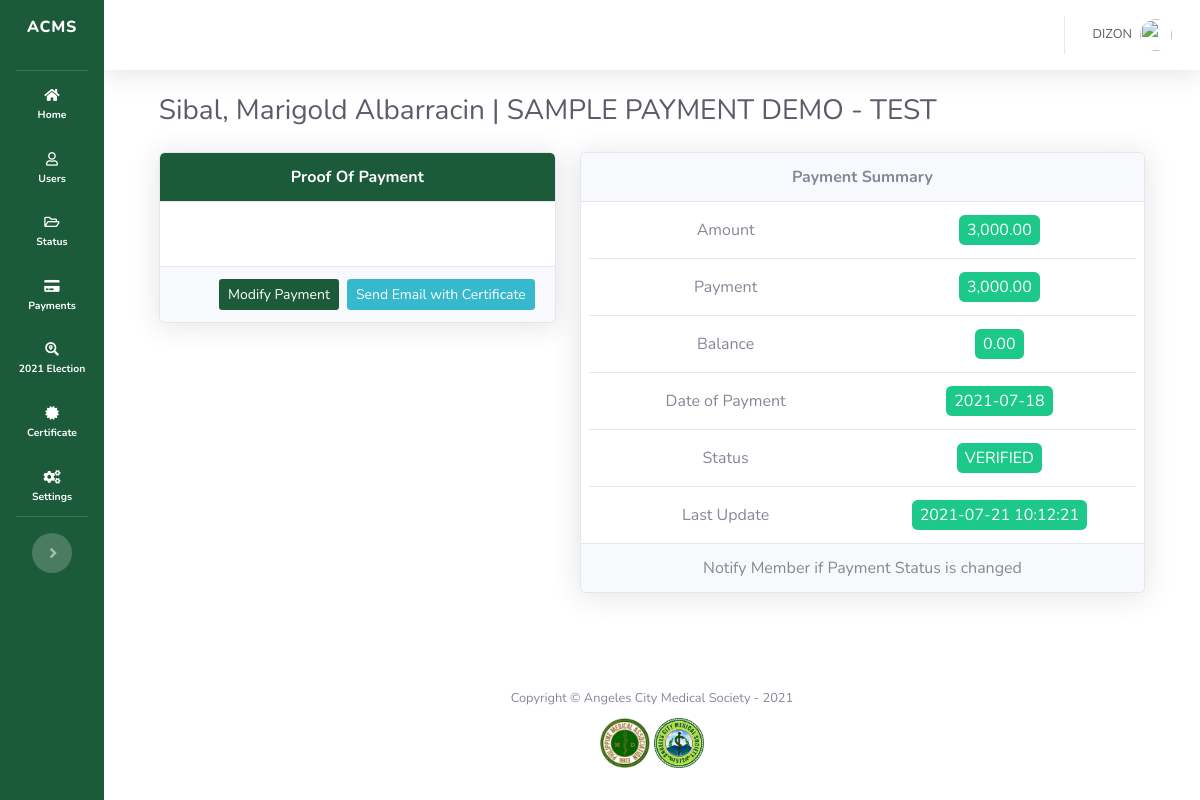
The app's page /admin/payment_user_view.php?user_payment_id=2294 (signed in) with its own data.
### tables this page shows
CREATE TABLE `user_payments` (
  `id` int(11) NOT NULL,
  `user_id` int(11) NOT NULL,
  `payment_id` int(11) NOT NULL,
  `amount_paid` float NOT NULL DEFAULT 0,
  `proof_of_payment` varchar(255) DEFAULT NULL,
  `date_of_payment` date DEFAULT NULL,
  `status` enum('PENDING','VERIFIED','AWAITING VERIFICATION','') NOT NULL DEFAULT 'PENDING',
  `created_at` datetime NOT NULL DEFAULT current_timestamp(),
  `updated_at` datetime NOT NULL DEFAULT current_timestamp(),
  `deleted_at` datetime DEFAULT NULL
);

CREATE TABLE `payments` (
  `id` int(11) NOT NULL,
  `title` varchar(255) NOT NULL,
  `category` varchar(255) NOT NULL,
  `amount` float NOT NULL DEFAULT 0,
  `auto_assign` tinyint(1) NOT NULL DEFAULT 1,
  `created_at` datetime NOT NULL DEFAULT current_timestamp(),
  `updated_at` datetime NOT NULL DEFAULT current_timestamp(),
  `deleted_at` datetime DEFAULT NULL
);

### admin/payment_user_view.php (the view, shortened to what this page needs)
<?php
    include('dbh.php');
    if(!isset($_GET["user_payment_id"]))
    {
        header("location: payment_index.php");
    }
    else
    {
        $statement = $mysqli->prepare("SELECT
                                        user_payments.id,
                                        user_payments.status,
                                        user_payments.user_id,
                                        user_payments.amount_paid,
                                        user_payments.proof_of_payment,
                                        user_payments.date_of_payment,
                                        user_payments.updated_at,
                                        payments.title, payments.category,
                                        payments.amount,
                                        users.level_access,
                                        users.id as user_id,
                                        CONCAT(users.last_name, ', ' ,users.first_name , ' ' ,users.middle_name) AS fullname
                                        FROM user_payments
                                        JOIN payments ON user_payments.payment_id=payments.id
                                        JOIN users ON users.id=user_payments.user_id
                                        WHERE user_payments.id=?"
                                    );
        $statement->bind_param("i", $_GET["user_payment_id"]);
        $statement->execute();
        $result       = $statement->get_result();
        if($result->num_rows == 0)
        {
            header("location: payment_user_list.php");
        }
        else
        {
            $user_payment = $result->fetch_assoc();
        }
    }
    include('sidebar.php');
?>
    <div id="content-wrapper" class="d-flex flex-column">
      <div id="content">
<?php require('topbar.php'); ?>
        <div class="container-fluid">
            <div class="d-sm-flex align-items-center justify-content-between mb-4">
                <h1 class="h3 mb-0 text-gray-800"><?=$user_payment['fullname'] . ' | ' . $user_payment['title'] . ' - ' . $user_payment['category'] ?></h1>
            </div>
            <div class="row">
                <div class="col-md-5">
                    <div class="card shadow overflow-auto">
                        <div class="card-header bg-gradient-primary text-white text-center font-weight-bold">
                            Proof Of Payment
                        </div>
                        <div class="card-body">
                        </div>
                        <?php if((isset($user_payment['proof_of_payment']) && !empty($user_payment['proof_of_payment']))): ?>
                        <div class="card-footer d-flex justify-content-end">
                            <button type="button" class="btn btn-sm bg-gradient-primary text-white"  data-toggle="modal" data-target="#modal_verify_payment">
                                <?php if($user_payment['status'] != "VERIFIED"): ?>
                                    Verify Payment
                                <?php else: ?>
                                    Modify Payment
                                <?php endif ?>
                            </button>
                            <?php if($user_payment['status'] == "VERIFIED"): ?>
                                <form action="process_email.php" method="post">
                                    <button type="submit" name="verify_payment_certificate" class="btn btn-sm btn-info ml-2">
                                        Send Email with Certificate
                                    </button>
                                </form>
                            <?php endif ?>
                        </div>
                        <?php endif ?>
                    </div>
                </div>
                <div class="col-md-7">
                    <div class="card shadow overflow-auto">
                        <div class="card-header font-weight-bold text-center">
                            Payment Summary
                        </div>
                        <div class="card-body py-0">
                            <div class="row border-bottom py-3">
                                <div class="col-md-6 text-center">
                                    Amount
                                </div>
                                <div class="col-md-6 text-center">
                                    <span class="bg-success text-white rounded px-2 py-1">
                                        <?=number_format($user_payment['amount'], 2)?>
                                    </span>
                                </div>
                            </div>
                            <div class="row border-bottom py-3">
                                <div class="col-md-6 text-center">
                                    Payment
                                </div>
                                <div class="col-md-6 text-center">
                                    <span class="bg-success text-white rounded px-2 py-1">
                                        <?=number_format($user_payment['amount_paid'], 2)?>
                                    </span>
                                </div>
                            </div>
                            <div class="row border-bottom py-3">
                                <div class="col-md-6 text-center">
                                    Balance
                                </div>
                                <div class="col-md-6 text-center">
                                    <span class="bg-success text-white rounded px-2 py-1">
                                        <?php
                                            $balance = number_format(($user_payment['amount'] - $user_payment['amount_paid']) ,2)
                                        ?>
                                        <?=$balance?>
                                    </span>
                                </div>
                            </div>
                            <div class="row border-bottom py-3">
                                <div class="col-md-6 text-center">
                                    Date of Payment
                                </div>
                                <div class="col-md-6 text-center">
                                    <span class="bg-success text-white rounded px-2 py-1">
                                        <?=$user_payment['date_of_payment'] ?? 'N/A'?>
                                    </span>
                                </div>
                            </div>
                            <div class="row border-bottom py-3">
                                <div class="col-md-6 text-center">
                                    Status
                                </div>
                                <div class="col-md-6 text-center">
                                    <span class="bg-success text-white rounded px-2 py-1">
                                        <?=$user_payment['status']?>
                                    </span>
                                </div>
                            </div>
                            <div class="row py-3">
                                <div class="col-md-6 text-center">
                                    Last Update
                                </div>
                                <div class="col-md-6 text-center">
                                    <span class="bg-success text-white rounded px-2 py-1">
                                        <?=$user_payment['updated_at'] ?? 'N/A'?>
                                    </span>
                                </div>
                            </div>
                        </div>
                        <div class="card-footer">
                            <div class='text-center'>
                                Notify Member if Payment Status is changed
                            </div>
                        </div>
                    </div>
                </div>
            </div>
        </div>
      </div>
<?php
  include('footer.php');
?>

### admin/sidebar.php (style rules this page uses)
.bg-gradient-primary { background-color: #1b5b3a !important; background-image: none !important; background-image: none !important; background-size: cover !important; }
.container-fluid { background-color: white; padding-left: 5% !important; padding-right: 5% !important; }
#content-wrapper { background-color: white !important; }
::placeholder { opacity: 0.7 !important; }

### records on screen
user_payments: payment.title "SAMPLE PAYMENT DEMO", payment.category "TEST", payment.amount "3,000.00", amount_paid "3,000.00", balance "0.00", date_of_payment "2021-07-18", status "VERIFIED", updated_at "2021-07-21 10:12:21"

### other values on screen
$_SESSION['full_name'] "DIZON"
$user_payment['fullname'] "Sibal, Marigold Albarracin"
